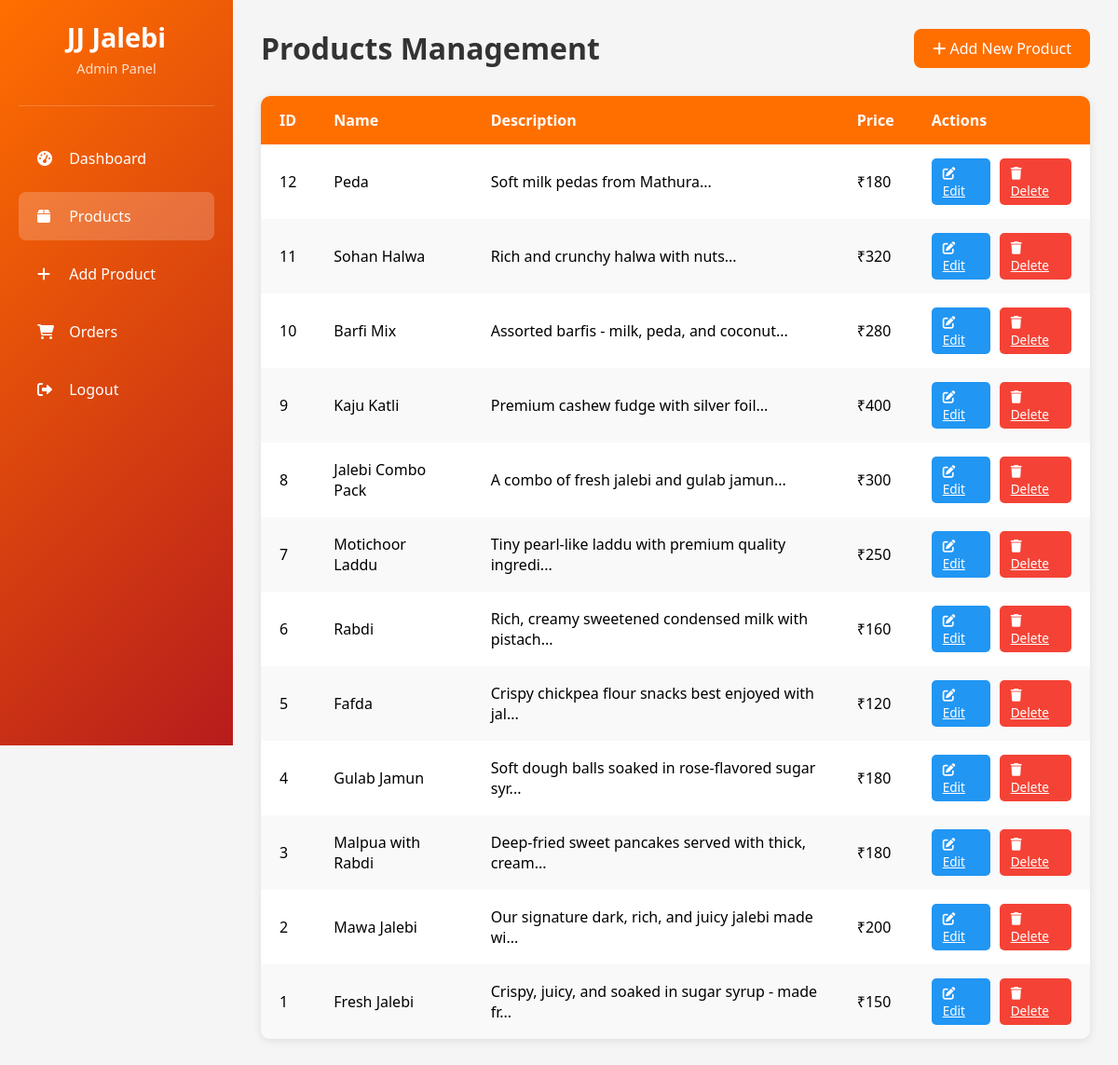
The app's page /admin/products.php (signed in) with its own data.
### tables this page shows
CREATE TABLE IF NOT EXISTS products (
    id INT AUTO_INCREMENT PRIMARY KEY,
    name VARCHAR(255) NOT NULL,
    description TEXT,
    price DECIMAL(10,2) NOT NULL,
    image VARCHAR(255) DEFAULT 'default.jpg',
    created_at TIMESTAMP DEFAULT CURRENT_TIMESTAMP
);

### config/db.php (called while the page is built, shortened)
<?php
function executeQuery($conn, $sql, $params = []) {
    $stmt = $conn->prepare($sql);
    $stmt->execute();
    return $stmt;
}
function getResults($conn, $sql, $params = []) {
    $stmt = executeQuery($conn, $sql, $params);
    $result = $stmt->get_result();
    $data = [];
    while ($row = $result->fetch_assoc()) {
        $data[] = $row;
    }
    return $data;
}
?>

### admin/products.php (the view, shortened to what this page needs)
<?php
require_once __DIR__ . '/../config/db.php';
$conn = getDBConnection();
$products = getResults($conn, "SELECT * FROM products ORDER BY id DESC");
?>
<!DOCTYPE html>
<html lang="en">
<head>
    <link rel="stylesheet" href="https://cdnjs.cloudflare.com/ajax/libs/font-awesome/6.0.0/css/all.min.css">
    <link rel="stylesheet" href="css/admin.css">
</head>
<body>
    <aside class="sidebar">
        <div class="sidebar-header">
            <h2>JJ Jalebi</h2>
            <p>Admin Panel</p>
        </div>
        <nav class="sidebar-nav">
            <a href="dashboard.php">
                <i class="fas fa-tachometer-alt"></i> Dashboard
            </a>
            <a href="products.php" class="active">
                <i class="fas fa-box"></i> Products
            </a>
            <a href="add_product.php">
                <i class="fas fa-plus"></i> Add Product
            </a>
            <a href="orders.php">
                <i class="fas fa-shopping-cart"></i> Orders
            </a>
            <a href="logout.php">
                <i class="fas fa-sign-out-alt"></i> Logout
            </a>
        </nav>
    </aside>
    <main class="main-content">
        <div class="page-header">
            <h1>Products Management</h1>
            <a href="add_product.php" class="btn-add">
                <i class="fas fa-plus"></i> Add New Product
            </a>
        </div>
        <div class="data-table">
            <table>
                <thead>
                    <tr>
                        <th>ID</th>
                        <th>Name</th>
                        <th>Description</th>
                        <th>Price</th>
                        <th>Actions</th>
                    </tr>
                </thead>
                <tbody>
                    <?php foreach ($products as $product): ?>
                    <tr>
                        <td><?php echo $product['id']; ?></td>
                        <td><?php echo htmlspecialchars($product['name']); ?></td>
                        <td><?php echo htmlspecialchars(substr($product['description'], 0, 50)) . '...'; ?></td>
                        <td>₹<?php echo number_format($product['price'], 0); ?></td>
                        <td>
                            <div class="action-btns">
                                <a href="edit_product.php?id=<?php echo $product['id']; ?>" class="btn-action btn-edit">
                                    <i class="fas fa-edit"></i> Edit
                                </a>
                                <a href="products.php?delete=<?php echo $product['id']; ?>" class="btn-action btn-delete" onclick="return confirm('Are you sure you want to delete this product?');">
                                    <i class="fas fa-trash"></i> Delete
                                </a>
                            </div>
                        </td>
                    </tr>
                    <?php endforeach; ?>
                </tbody>
            </table>
        </div>
    </main>
</body>
</html>

### admin/css/admin.css (style rules this page uses)
* { margin: 0; padding: 0; box-sizing: border-box; }
body { font-family: 'Segoe UI', Tahoma, Geneva, Verdana, sans-serif; background: #f5f5f5; display: flex; min-height: 100vh; }
.sidebar { width: 250px; background: linear-gradient(135deg, #FF6F00, #B71C1C); color: white; position: fixed; height: 100vh; padding: 20px; }
.sidebar-header { text-align: center; padding-bottom: 30px; border-bottom: 1px solid rgba(255,255,255,0.2); margin-bottom: 30px; }
.sidebar-header h2 { font-size: 1.8rem; margin-bottom: 5px; }
.sidebar-header p { font-size: 0.9rem; opacity: 0.8; }
.sidebar-nav a { display: block; padding: 15px 20px; color: white; text-decoration: none; border-radius: 8px; margin-bottom: 10px; transition: all 0.3s; }
.sidebar-nav a:hover, .sidebar-nav a.active { background: rgba(255,255,255,0.2); }
.sidebar-nav a i { margin-right: 10px; width: 20px; }
.main-content { margin-left: 250px; flex: 1; padding: 30px; }
.data-table { background: white; border-radius: 10px; overflow: hidden; box-shadow: 0 2px 10px rgba(0,0,0,0.1); }
.data-table table { width: 100%; border-collapse: collapse; }
.data-table th, .data-table td { padding: 15px 20px; text-align: left; }
.data-table th { background: #FF6F00; color: white; font-weight: 600; }
.data-table tr:nth-child(even) { background: #f9f9f9; }
.action-btns { display: flex; gap: 10px; }
.btn-action { padding: 6px 12px; border: none; border-radius: 5px; cursor: pointer; font-size: 0.85rem; transition: all 0.3s; }
.btn-edit { background: #2196F3; color: white; }
.btn-delete { background: #f44336; color: white; }
.page-header { display: flex; justify-content: space-between; align-items: center; margin-bottom: 30px; }
.page-header h1 { color: #333; }
.btn-add { padding: 10px 20px; background: #FF6F00; color: white; border: none; border-radius: 8px; text-decoration: none; font-weight: 500; transition: background 0.3s; }

### records on screen
products: id "12", name "Peda", description "Soft milk pedas from Mathura", price "180"
products: id "11", name "Sohan Halwa", description "Rich and crunchy halwa with nuts", price "320"
products: id "10", name "Barfi Mix", description "Assorted barfis - milk, peda, and coconut", price "280"
products: id "9", name "Kaju Katli", description "Premium cashew fudge with silver foil", price "400"
products: id "8", name "Jalebi Combo Pack", description "A combo of fresh jalebi and gulab jamun", price "300"
products: id "7", name "Motichoor Laddu", description "Tiny pearl-like laddu with premium quality ingredi", price "250"
products: id "6", name "Rabdi", description "Rich, creamy sweetened condensed milk with pistach", price "160"
products: id "5", name "Fafda", description "Crispy chickpea flour snacks best enjoyed with jal", price "120"
products: id "4", name "Gulab Jamun", description "Soft dough balls soaked in rose-flavored sugar syr", price "180"
products: id "3", name "Malpua with Rabdi", description "Deep-fried sweet pancakes served with thick, cream", price "180"
products: id "2", name "Mawa Jalebi", description "Our signature dark, rich, and juicy jalebi made wi", price "200"
products: id "1", name "Fresh Jalebi", description "Crispy, juicy, and soaked in sugar syrup - made fr", price "150"
